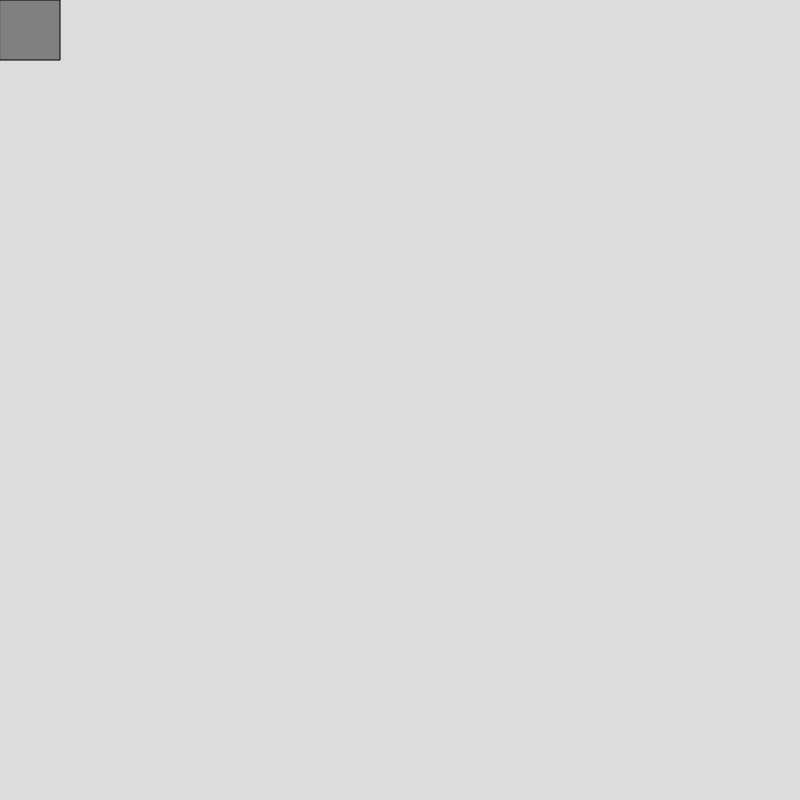
Frame 1 (no input)
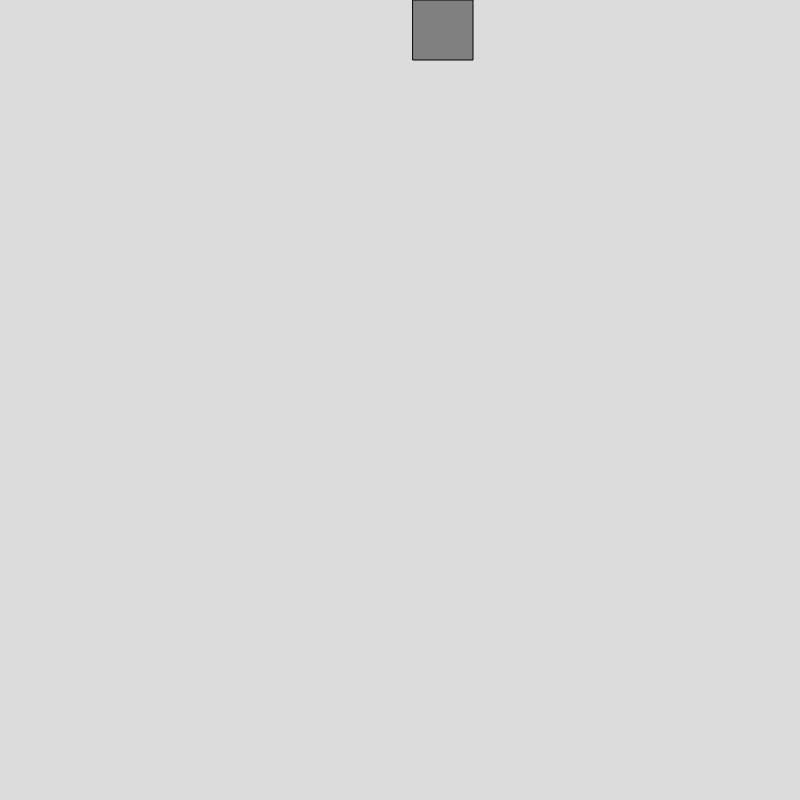
Frame 60 (no input)
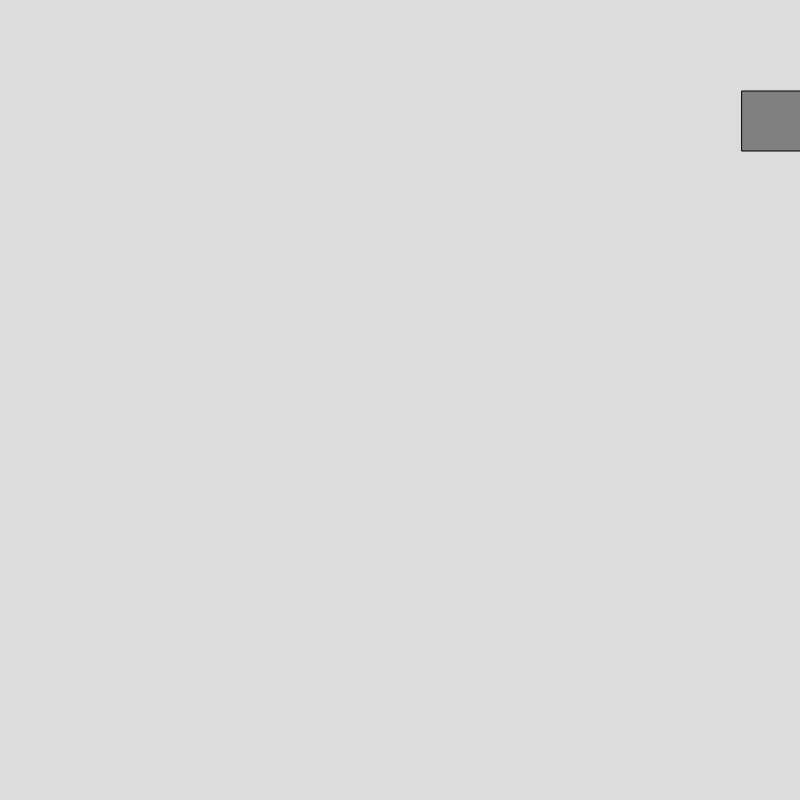
Frame 120 (the mouse pressed at the canvas centre since frame 60)

The p5.js sketch that drew these frames (run headless with seeded random() and noise() and a simulated clock; from frame 60 on, the mouse is pressed at the canvas centre):

// p5.js sketch
// ── sketch.js
let x = 0;
let y = 0;
let speed = 7;
let direction = "right";
let square = 60;

function setup() {
  createCanvas(800, 800);
}

function draw() {
  background(220);
  drawSquare();

  switch (direction) {
  case "right":
    x += speed;
    if (x + square >= width) {
      direction = "down";
    }
    break;
  case "down":
    y += speed;
    if (y + square >= height) {
      direction = "left";
    }
    break;
  case "left":
    x -= speed;
    if (x <= 0) {
      direction = "up";
    }
    break;
  case "up":
    y -= speed;
    if (y <= 0) {
      direction = "right";
    }
    break;
  }
  if (keyIsPressed && key === 'A'){
    square = square-100;
  }
}


function drawSquare() {
  fill('gray');
  rect(x, y, square, square);


}
